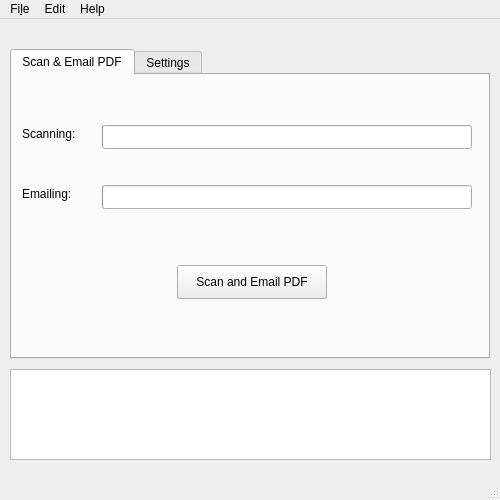
<?xml version="1.0" encoding="UTF-8"?>
<ui version="4.0">
 <class>MainWindow</class>
 <widget class="QMainWindow" name="MainWindow">
  <property name="geometry">
   <rect>
    <x>0</x>
    <y>0</y>
    <width>500</width>
    <height>500</height>
   </rect>
  </property>
  <property name="windowTitle">
   <string>Ribscan</string>
  </property>
  <property name="tabShape">
   <enum>QTabWidget::Rounded</enum>
  </property>
  <widget class="QWidget" name="centralwidget">
   <widget class="QTabWidget" name="tabWidget">
    <property name="geometry">
     <rect>
      <x>10</x>
      <y>30</y>
      <width>480</width>
      <height>310</height>
     </rect>
    </property>
    <property name="currentIndex">
     <number>0</number>
    </property>
    <widget class="QWidget" name="tab">
     <attribute name="title">
      <string>Scan &amp;&amp; Email PDF</string>
     </attribute>
     <widget class="QPushButton" name="pushButton">
      <property name="geometry">
       <rect>
        <x>165</x>
        <y>190</y>
        <width>150</width>
        <height>34</height>
       </rect>
      </property>
      <property name="text">
       <string>Scan and Email PDF</string>
      </property>
     </widget>
     <widget class="QLabel" name="label_4">
      <property name="geometry">
       <rect>
        <x>10</x>
        <y>50</y>
        <width>60</width>
        <height>18</height>
       </rect>
      </property>
      <property name="text">
       <string>Scanning:</string>
      </property>
     </widget>
     <widget class="QProgressBar" name="progressBarEmail">
      <property name="geometry">
       <rect>
        <x>90</x>
        <y>110</y>
        <width>370</width>
        <height>24</height>
       </rect>
      </property>
      <property name="value">
       <number>0</number>
      </property>
      <property name="textVisible">
       <bool>false</bool>
      </property>
     </widget>
     <widget class="QProgressBar" name="progressBarScan">
      <property name="geometry">
       <rect>
        <x>90</x>
        <y>50</y>
        <width>370</width>
        <height>24</height>
       </rect>
      </property>
      <property name="value">
       <number>0</number>
      </property>
      <property name="textVisible">
       <bool>false</bool>
      </property>
     </widget>
     <widget class="QLabel" name="label_5">
      <property name="geometry">
       <rect>
        <x>10</x>
        <y>110</y>
        <width>57</width>
        <height>18</height>
       </rect>
      </property>
      <property name="text">
       <string>Emailing:</string>
      </property>
     </widget>
    </widget>
    <widget class="QWidget" name="tab_2">
     <attribute name="title">
      <string>Settings</string>
     </attribute>
     <widget class="QPushButton" name="pushButton_save">
      <property name="enabled">
       <bool>false</bool>
      </property>
      <property name="geometry">
       <rect>
        <x>317</x>
        <y>230</y>
        <width>150</width>
        <height>34</height>
       </rect>
      </property>
      <property name="layoutDirection">
       <enum>Qt::LeftToRight</enum>
      </property>
      <property name="text">
       <string>Save Configuration</string>
      </property>
     </widget>
     <widget class="QLabel" name="label">
      <property name="geometry">
       <rect>
        <x>10</x>
        <y>30</y>
        <width>126</width>
        <height>18</height>
       </rect>
      </property>
      <property name="text">
       <string>Default PDF Location</string>
      </property>
      <property name="alignment">
       <set>Qt::AlignLeading|Qt::AlignLeft|Qt::AlignVCenter</set>
      </property>
     </widget>
     <widget class="QLabel" name="label_2">
      <property name="geometry">
       <rect>
        <x>10</x>
        <y>90</y>
        <width>146</width>
        <height>18</height>
       </rect>
      </property>
      <property name="text">
       <string>NAPS2 Console Location</string>
      </property>
      <property name="alignment">
       <set>Qt::AlignLeading|Qt::AlignLeft|Qt::AlignVCenter</set>
      </property>
     </widget>
     <widget class="QLabel" name="label_3">
      <property name="geometry">
       <rect>
        <x>10</x>
        <y>150</y>
        <width>176</width>
        <height>18</height>
       </rect>
      </property>
      <property name="text">
       <string>Mozilla Thunderbird Location</string>
      </property>
      <property name="alignment">
       <set>Qt::AlignLeading|Qt::AlignLeft|Qt::AlignVCenter</set>
      </property>
     </widget>
     <widget class="QLineEdit" name="lineEdit_naps2">
      <property name="geometry">
       <rect>
        <x>10</x>
        <y>110</y>
        <width>420</width>
        <height>24</height>
       </rect>
      </property>
      <property name="readOnly">
       <bool>true</bool>
      </property>
     </widget>
     <widget class="QLineEdit" name="lineEdit_thunderbird">
      <property name="geometry">
       <rect>
        <x>10</x>
        <y>170</y>
        <width>420</width>
        <height>24</height>
       </rect>
      </property>
      <property name="readOnly">
       <bool>true</bool>
      </property>
     </widget>
     <widget class="QToolButton" name="toolButton_naps2">
      <property name="geometry">
       <rect>
        <x>440</x>
        <y>110</y>
        <width>28</width>
        <height>24</height>
       </rect>
      </property>
      <property name="text">
       <string>...</string>
      </property>
     </widget>
     <widget class="QToolButton" name="toolButton_thunderbird">
      <property name="geometry">
       <rect>
        <x>440</x>
        <y>170</y>
        <width>28</width>
        <height>24</height>
       </rect>
      </property>
      <property name="text">
       <string>...</string>
      </property>
     </widget>
     <widget class="QLineEdit" name="lineEdit_pdf">
      <property name="geometry">
       <rect>
        <x>10</x>
        <y>50</y>
        <width>420</width>
        <height>24</height>
       </rect>
      </property>
      <property name="text">
       <string/>
      </property>
      <property name="readOnly">
       <bool>true</bool>
      </property>
     </widget>
     <widget class="QToolButton" name="toolButton_pdf">
      <property name="geometry">
       <rect>
        <x>440</x>
        <y>50</y>
        <width>28</width>
        <height>24</height>
       </rect>
      </property>
      <property name="text">
       <string>...</string>
      </property>
     </widget>
     <zorder>pushButton_save</zorder>
     <zorder>layoutWidget</zorder>
     <zorder>layoutWidget</zorder>
     <zorder>lineEdit_pdf</zorder>
     <zorder></zorder>
     <zorder>label</zorder>
     <zorder>label_2</zorder>
     <zorder>label_3</zorder>
    </widget>
   </widget>
   <widget class="QTextBrowser" name="textBrowser">
    <property name="geometry">
     <rect>
      <x>10</x>
      <y>350</y>
      <width>481</width>
      <height>91</height>
     </rect>
    </property>
   </widget>
  </widget>
  <widget class="QMenuBar" name="menubar">
   <property name="geometry">
    <rect>
     <x>0</x>
     <y>0</y>
     <width>500</width>
     <height>28</height>
    </rect>
   </property>
   <widget class="QMenu" name="menuFile">
    <property name="title">
     <string>Fi&amp;le</string>
    </property>
    <addaction name="separator"/>
    <addaction name="actionExit"/>
   </widget>
   <widget class="QMenu" name="menuHelp">
    <property name="title">
     <string>Help</string>
    </property>
    <addaction name="actionAbout"/>
   </widget>
   <widget class="QMenu" name="menuEdit">
    <property name="title">
     <string>Edit</string>
    </property>
    <addaction name="actionSettings"/>
   </widget>
   <addaction name="menuFile"/>
   <addaction name="menuEdit"/>
   <addaction name="menuHelp"/>
  </widget>
  <widget class="QStatusBar" name="statusbar"/>
  <action name="actionExit">
   <property name="text">
    <string>&amp;Exit...</string>
   </property>
   <property name="toolTip">
    <string>Quit application</string>
   </property>
   <property name="shortcut">
    <string>Ctrl+Q</string>
   </property>
  </action>
  <action name="actionAbout">
   <property name="text">
    <string>&amp;About...</string>
   </property>
   <property name="toolTip">
    <string>About Ribscan</string>
   </property>
   <property name="shortcut">
    <string>Ctrl+R</string>
   </property>
  </action>
  <action name="actionSettings">
   <property name="text">
    <string>Settings...</string>
   </property>
   <property name="toolTip">
    <string>Change settings</string>
   </property>
   <property name="shortcut">
    <string>Ctrl+E</string>
   </property>
  </action>
 </widget>
 <resources/>
 <connections/>
</ui>
